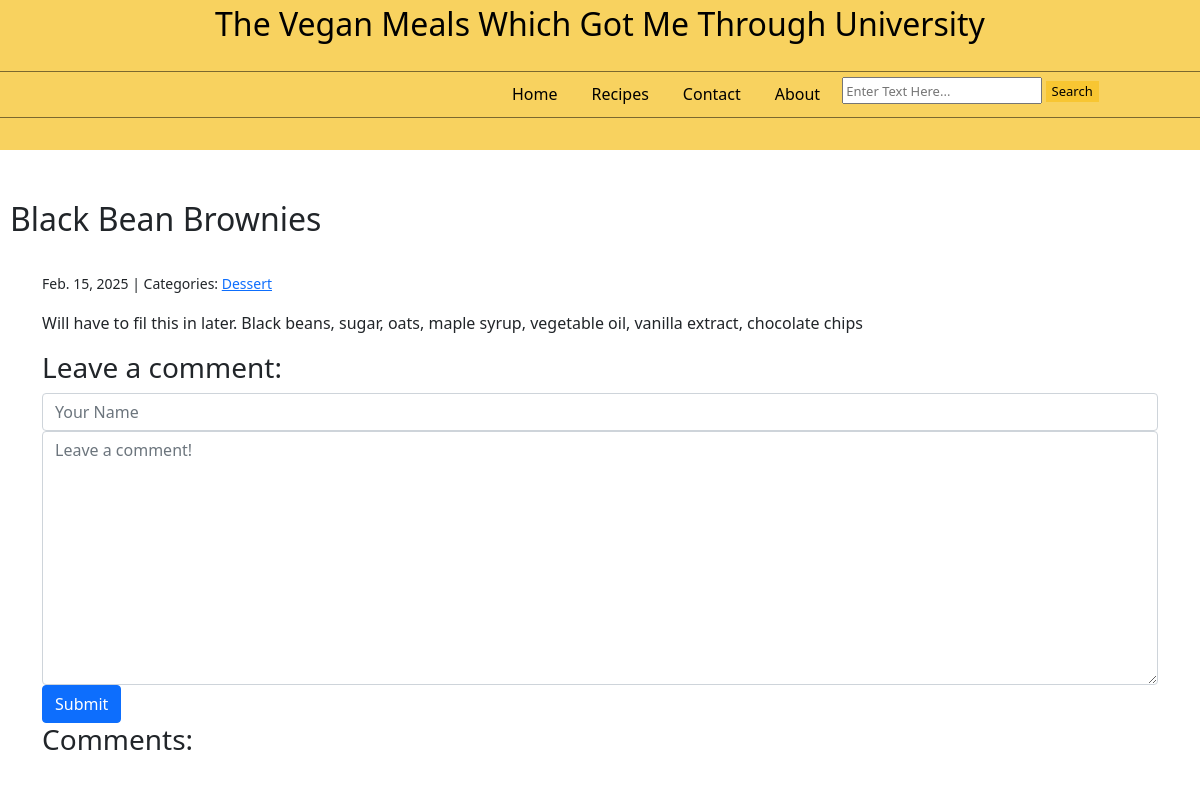
/post/5/, run on the app's committed database.
### blog/models.py (models this page shows, shortened)
class Post(models.Model):
    title = models.CharField(max_length=255)
    body = models.TextField()
    created_on = models.DateTimeField(auto_now_add=True)
    last_modified = models.DateTimeField(auto_now=True)
    categories = models.ManyToManyField("Category", related_name="posts")

class Category(models.Model):
    name = models.CharField(max_length=30)
    class Meta:
        verbose_name_plural = "categories"

### blog/views.py (the view, shortened to what this page needs)
# urls.py: path("post/<int:pk>/", views.blog_detail, name="blog_detail"),
def blog_detail(request, pk):
    post = Post.objects.get(pk=pk)
    form = CommentForm()
    comments = Comment.objects.filter(post=post)
    context = {
        "post": post,
        "comments": comments,
        "form" : CommentForm(),
    }
    return render(request, "blog/detail.html", context)

### blog/forms.py
class CommentForm(forms.Form):
    author = forms.CharField(
        max_length=60,
        widget=forms.TextInput(
            attrs={"class": "form-control", "placeholder": "Your Name"}
        ),
    )
    body = forms.CharField(
        widget=forms.Textarea(
            attrs={"class": "form-control", "placeholder": "Leave a comment!"}
        )
    )

### blog/templates/blog/detail.html (shortened to what this page needs)
<!DOCTYPE html>
<html lang="en">
<head>
    {% load static %}
    <link rel="stylesheet" href="https://cdnjs.cloudflare.com/ajax/libs/font-awesome/5.15.4/css/all.min.css" />
    <link rel="stylesheet" href="https://cdn.simplecss.org/simple.min.css">
    <link rel="stylesheet" href="{% static 'css/bootstrap.min.css' %}">
    <div class="header" style="font-size: xx-large;">
        <center>The Vegan Meals Which Got Me Through University  </center>
        <div class="line" style="border-top: 1px solid #000; opacity: 50%;  position: relative; top: 23px;"></div>
            <div class="header_buttons"  style="display:inline-flex; position: relative; top: 18px; left:500px;">
                <center><a href = "{% url 'blog_index' %}" class="btn btn-secondary" style="background-color: rgb(248, 210, 95); color:#000; margin-right: 10px; border: 0px;">Home</a></center>
                <center><a href = "{% url 'blog_index' %}" class="btn btn-secondary" style="background-color: rgb(248, 210, 95); color:#000; margin-right: 10px; border: 0px;">Recipes</a></center>
                <center><a href = "{% url 'contact' %}" class="btn btn-secondary" style="background-color: rgb(248, 210, 95); color:#000; margin-right: 10px; border: 0px;">Contact</a></center>
                <center><a href = "{% url 'blog_index' %}" class="btn btn-secondary" style="background-color: rgb(248, 210, 95); color:#000; margin-right: 10px; border: 0px;">About</a></center>
                <form method="post" style="height: 0px; z-index: 2; position: relative; font-size: small; top: 10px;">
                    <input type="text" style="height: 27px; width: 200px;" placeholder="Enter Text Here...">
                    <button type="submit" style="background-color: rgb(248, 198, 50); border: 0px;">Search</button>
                </form>
            </div>
        <div class="line" style="border-top: 1px solid #000; opacity: 50%; top: 20px; position: relative;"></div>
    </div>
</head>
<body>
    <h2 style="position: relative; top: 200px; left: 10px;">{{ post.title }}</h2>
    <div class="container" style="position: relative; top: 225px;">
        {% block page_content %}
            <small>
                {{ post.created_on.date }} | Categories:
                {% for category in post.categories.all %}
                    <a href="{% url 'blog_category' category.name %}">
                        {{ category.name }}
                    </a>
                {% endfor %}
            </small>
            <p>{{ post.body | linebreaks }}</p>
            <h3>Leave a comment:</h3>
            <form method="post">
                <div>
                    {{ form.author }}
                </div>
                <div>
                    {{ form.body }}
                </div>
                <button type="submit" class="btn btn-primary">Submit</button>
            </form>
            <h3>Comments:</h3>
        {% endblock page_content %}
    </div>
</body>

### blog/templates/blog/detail.html (style rules this page uses)
.header { background-color: rgb(248, 210, 95); color: #000; height: 150px; width:100%; z-index: 1; position: absolute; }

### data on the page
Post: title "Black Bean Brownies", created_on "Feb. 15, 2025", body "Will have to fil this in later. Black beans, sugar, oats, maple syrup, vegetable oil, vanilla extract, chocolate chips"
Category: name "Dessert"
